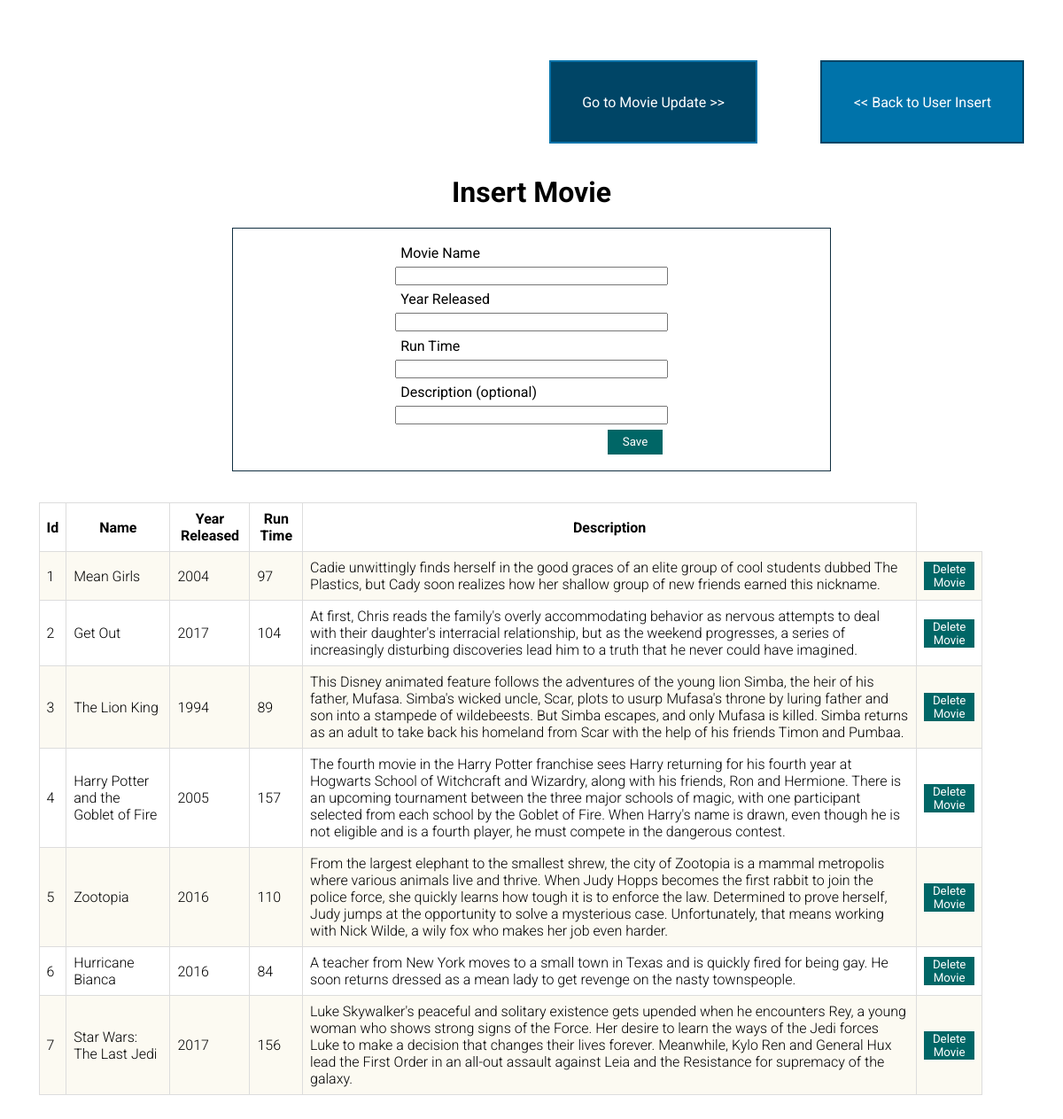
Page /part4/src/Movie-CRUD/insert_movie.php on the committed database.
### tables this page shows
CREATE TABLE Movie
    (
        Id INT UNSIGNED NOT NULL auto_increment,
        Name VARCHAR(255) NOT NULL,
        YearReleased SMALLINT(4) NOT NULL,
        RunTime SMALLINT (3) NOT NULL,
        Description MEDIUMTEXT,
        PRIMARY KEY (Id),
        UNIQUE KEY (Name, YearReleased)
    );

### part4/src/Movie-CRUD/connect_movie.php (called while the page is built)
<?php
$server = "deltona.birdnest.org";
$usr = "my.celisl2";
$pss = "celisl2";
$dbName = "my_celisl2_355";
$connection_movie = mysqli_connect($server, $usr, $pss, $dbName);
$sql_movie_all = "SELECT * FROM Movie;";
$movie_results = mysqli_query($connection_movie, $sql_movie_all);
$movie_resultCheck = mysqli_num_rows($movie_results);

### part4/src/Movie-CRUD/display.php (the view, shortened to what this page needs)
<?php
require_once('connect_movie.php');
if($movie_resultCheck > 0 )
{
    echo "<table>";
    echo "<tr>";
        echo "<th>Id </th>";
        echo "<th>Name </th>";
        echo "<th>Year Released </th>";
        echo "<th>Run Time </th>";
        echo "<th>Description </th>";
    echo "</tr>";
    while($movieRow = mysqli_fetch_row($movie_results))
    {
        echo "<tr>";
            echo "<td>" . $movieRow[0] . "</td>";
            echo "<td>" . $movieRow[1] . "</td>";
            echo "<td>" . $movieRow[2] . "</td>";
            echo "<td>" . $movieRow[3] . "</td>";
            echo "<td>" . $movieRow[4] . "</td>";
            ?>
            <td>
            <form method="POST" action="insert_movie.php">
                    <button type="submit">Delete Movie</button>
                </form>
            </td>
            <?php
        echo "</tr>";
    }
}

### part4/styles/styles.css (style rules this page uses)
* { font-family: 'Roboto', sans-serif; }
table { margin-top: 3%; border-collapse: collapse; width: 90%; margin: 3%; }
table th, table td { border: 1px solid #ddd; padding: 8px; }
table td { font-weight: 300; }
table tr:nth-child(even) { background-color: #FCFAF2; }
table button { border: none; background-color: #006666; color: #fff; }

### rows in the picture
movie: Id "1", Name "Mean Girls", YearReleased "2004", RunTime "97", Description "Cadie unwittingly finds herself in the good graces of an elite group of cool students dubbed The Plastics, but Cady soon realizes how her shallow group of new friends earned this nickname."
movie: Id "2", Name "Get Out", YearReleased "2017", RunTime "104", Description "At first, Chris reads the family's overly accommodating behavior as nervous attempts to deal with their daughter's interracial relationship, but as the weekend progresses, a series of increasingly disturbing discoveries lead him to a truth that he never could have imagined."
movie: Id "3", Name "The Lion King", YearReleased "1994", RunTime "89", Description "This Disney animated feature follows the adventures of the young lion Simba, the heir of his father, Mufasa. Simba's wicked uncle, Scar, plots to usurp Mufasa's throne by luring father and son into a stampede of wildebeests. But Simba escapes, and only Mufasa is killed. Simba returns as an adult to take back his homeland from Scar with the help of his friends Timon and Pumbaa."
movie: Id "4", Name "Harry Potter and the Goblet of Fire", YearReleased "2005", RunTime "157", Description "The fourth movie in the Harry Potter franchise sees Harry returning for his fourth year at Hogwarts School of Witchcraft and Wizardry, along with his friends, Ron and Hermione. There is an upcoming tournament between the three major schools of magic, with one participant selected from each school by the Goblet of Fire. When Harry's name is drawn, even though he is not eligible and is a fourth player, he must compete in the dangerous contest."
movie: Id "5", Name "Zootopia", YearReleased "2016", RunTime "110", Description "From the largest elephant to the smallest shrew, the city of Zootopia is a mammal metropolis where various animals live and thrive. When Judy Hopps becomes the first rabbit to join the police force, she quickly learns how tough it is to enforce the law. Determined to prove herself, Judy jumps at the opportunity to solve a mysterious case. Unfortunately, that means working with Nick Wilde, a wily fox who makes her job even harder."
movie: Id "6", Name "Hurricane Bianca", YearReleased "2016", RunTime "84", Description "A teacher from New York moves to a small town in Texas and is quickly fired for being gay. He soon returns dressed as a mean lady to get revenge on the nasty townspeople."
movie: Id "7", Name "Star Wars: The Last Jedi", YearReleased "2017", RunTime "156", Description "Luke Skywalker's peaceful and solitary existence gets upended when he encounters Rey, a young woman who shows strong signs of the Force. Her desire to learn the ways of the Jedi forces Luke to make a decision that changes their lives forever. Meanwhile, Kylo Ren and General Hux lead the First Order in an all-out assault against Leia and the Resistance for supremacy of the galaxy."
